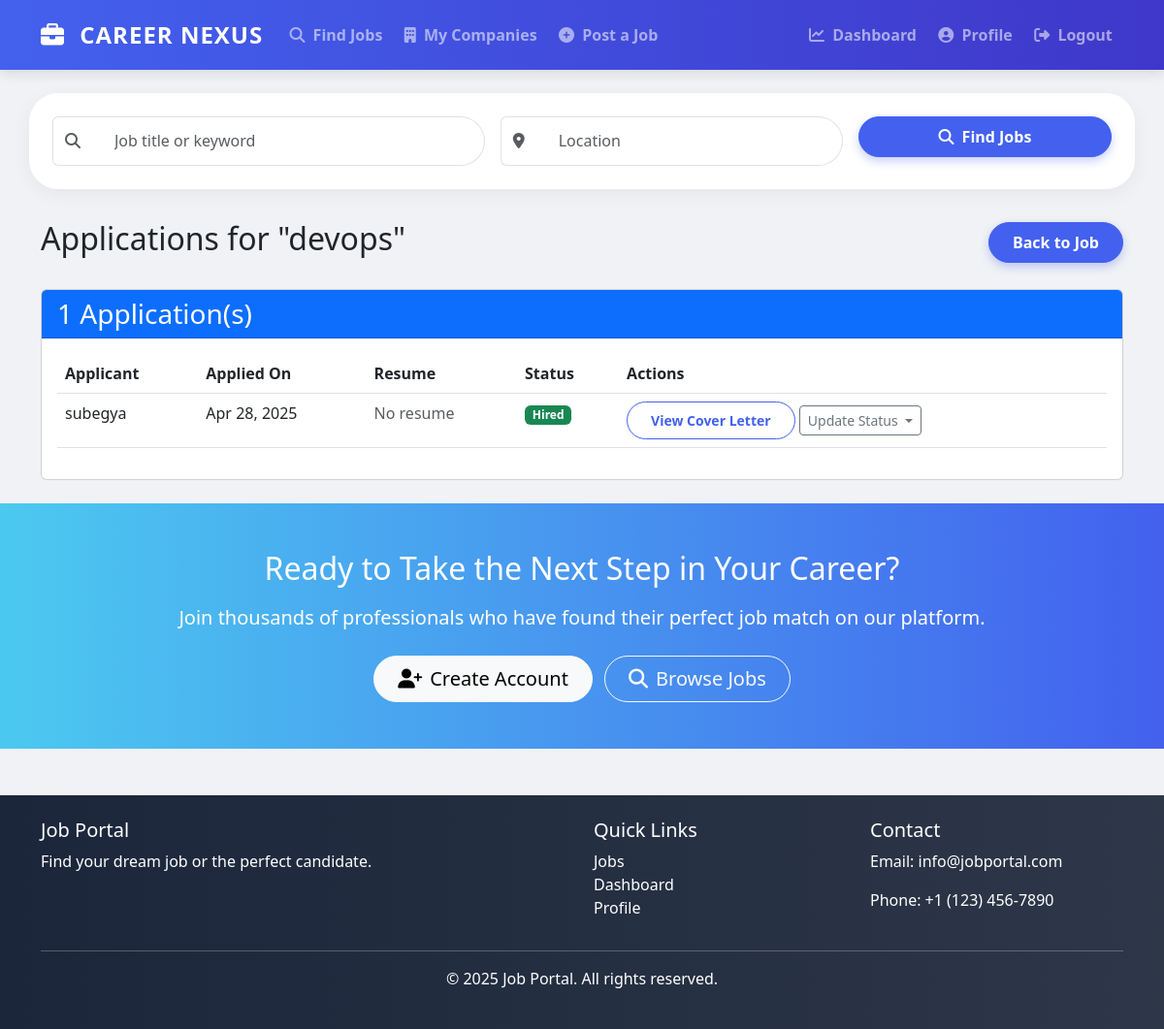
The app's page /jobs/2/applications/ (signed in), older data.
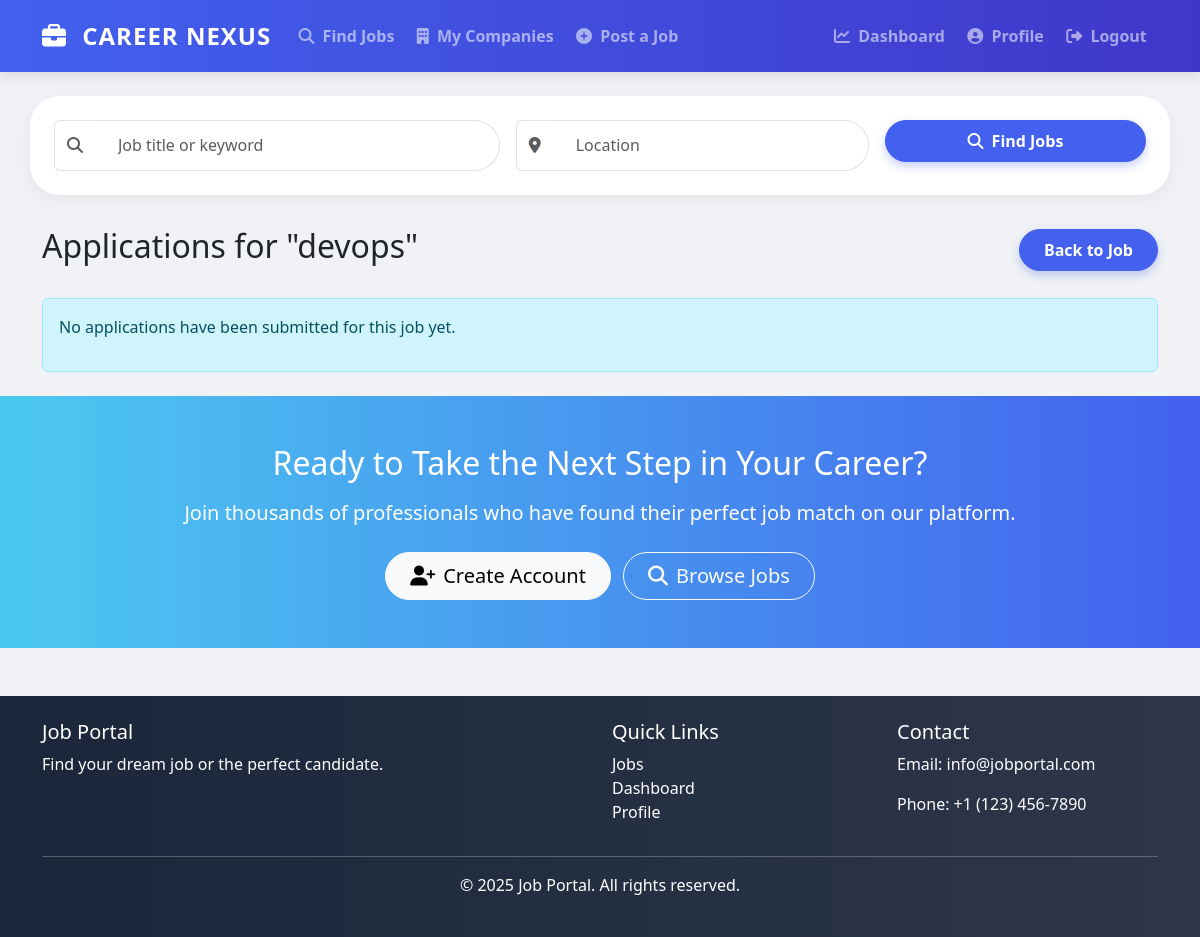
The same page, newer data.
### jobs/models.py (models this page shows, shortened)
class Application(models.Model):
    STATUS_CHOICES = [
        ('pending', 'Pending'),
        ('reviewed', 'Reviewed'),
        ('shortlisted', 'Shortlisted'),
        ('rejected', 'Rejected'),
        ('hired', 'Hired'),
    ]
    job = models.ForeignKey(Job, on_delete=models.CASCADE, related_name='applications')
    applicant = models.ForeignKey(User, on_delete=models.CASCADE, related_name='applications')
    cover_letter = models.TextField()
    resume = models.FileField(upload_to='application_resumes/', blank=True, null=True)
    status = models.CharField(max_length=20, choices=STATUS_CHOICES, default='pending')
    applied_at = models.DateTimeField(auto_now_add=True)
    updated_at = models.DateTimeField(auto_now=True)

### jobs/views.py (the view)
# urls.py: path('jobs/<int:job_pk>/applications/', views.manage_applications, name='manage_applications'),
@login_required
def manage_applications(request, job_pk):
    job = get_object_or_404(Job, pk=job_pk, posted_by=request.user)
    applications = job.applications.all()
    return render(request, 'jobs/manage_applications.html', {
        'job': job,
        'applications': applications
    })

### templates/jobs/manage_applications.html (shortened to what this page needs)
{% extends 'base.html' %}
{% block content %}
<div class="d-flex justify-content-between align-items-center mb-4">
    <h2>Applications for "{{ job.title }}"</h2>
    <a href="{% url 'job_detail' job.pk %}" class="btn btn-primary">Back to Job</a>
</div>
{% if applications %}
    <div class="card">
        <div class="card-header bg-primary text-white">
            <h3 class="mb-0">{{ applications.count }} Application(s)</h3>
        </div>
        <div class="card-body">
            <div class="table-responsive">
                <table class="table table-hover">
                    <thead>
                        <tr>
                            <th>Applicant</th>
                            <th>Applied On</th>
                            <th>Resume</th>
                            <th>Status</th>
                            <th>Actions</th>
                        </tr>
                    </thead>
                    <tbody>
                        {% for application in applications %}
                            <tr>
                                <td>{{ application.applicant.username }}</td>
                                <td>{{ application.applied_at|date:"M d, Y" }}</td>
                                <td>
                                    {% if application.resume %}
                                        <a href="{{ application.resume.url }}" target="_blank" class="btn btn-sm btn-outline-primary">View Resume</a>
                                    {% else %}
                                        <span class="text-muted">No resume</span>
                                    {% endif %}
                                </td>
                                <td>
                                    {% if application.status == 'pending' %}
                                        <span class="badge bg-warning">Pending</span>
                                    {% elif application.status == 'reviewed' %}
                                        <span class="badge bg-info">Reviewed</span>
                                    {% elif application.status == 'shortlisted' %}
                                        <span class="badge bg-primary">Shortlisted</span>
                                    {% elif application.status == 'rejected' %}
                                        <span class="badge bg-danger">Rejected</span>
                                    {% elif application.status == 'hired' %}
                                        <span class="badge bg-success">Hired</span>
                                    {% endif %}
                                </td>
                                <td>
                                    <button class="btn btn-sm btn-outline-primary" type="button" data-bs-toggle="collapse" data-bs-target="#coverLetter{{ application.id }}">
                                        View Cover Letter
                                    </button>
                                    <div class="dropdown d-inline-block">
                                        <button class="btn btn-sm btn-outline-secondary dropdown-toggle" type="button" data-bs-toggle="dropdown">
                                            Update Status
                                        </button>
                                    </div>
                                </td>
                            </tr>
                        {% endfor %}
                    </tbody>
                </table>
            </div>
        </div>
    </div>
{% else %}
    <div class="alert alert-info">
        <p>No applications have been submitted for this job yet.</p>
    </div>
{% endif %}
{% endblock %}

Row changes from the older to the newer data that the page shows:
removed Application: applicant.username "subegya", applied_at "Apr 28, 2025", resume "No resume", status "Hired"
Text that changed along with them:
{{ applications.count }}: "1" → (not shown)
text no longer shown: "Application(s) Applicant Applied On Resume Status Actions"
text now shown: "No applications have been submitted for this job yet."
